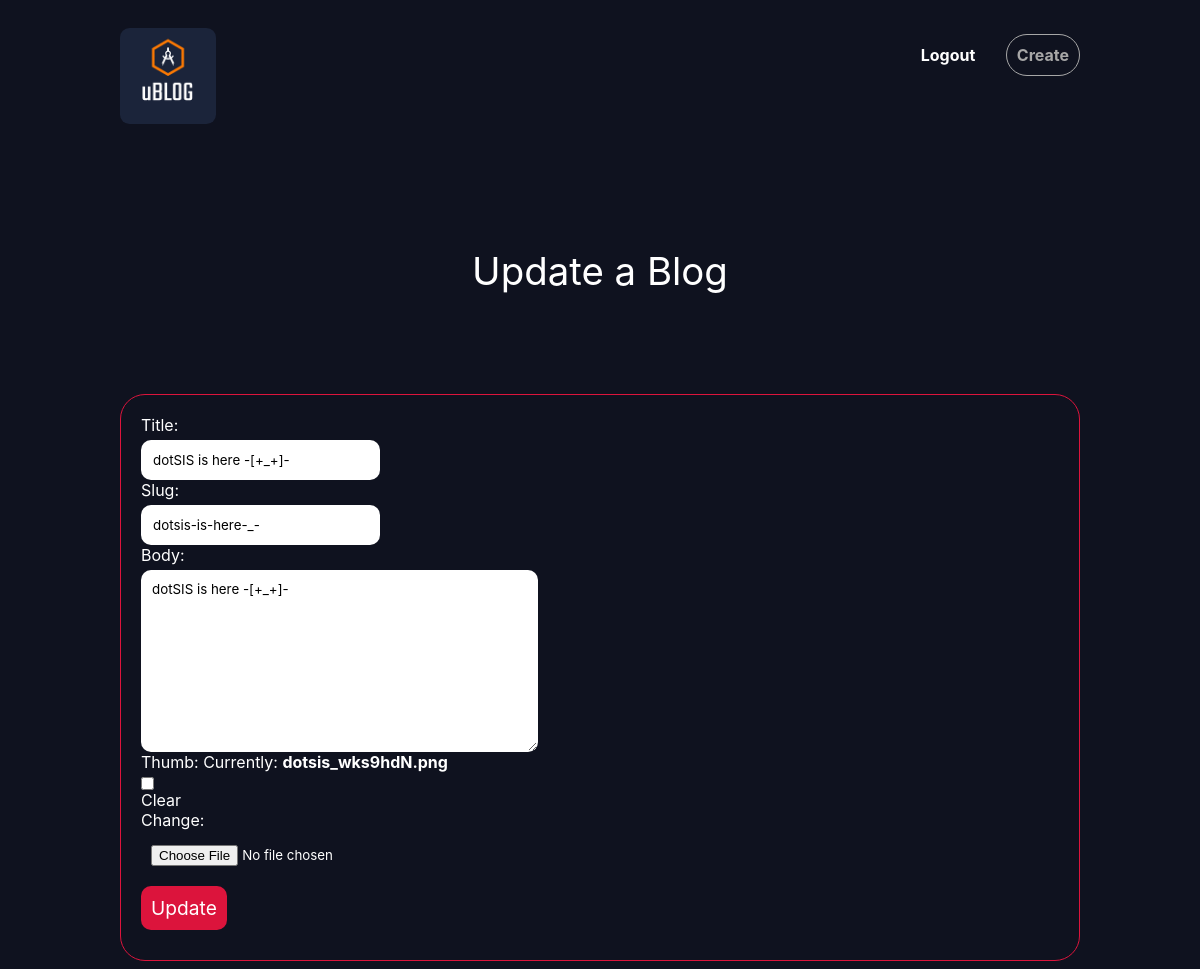
Before: /blogs/update/dotsis-is-here-_-/ (signed in) with the older database file.
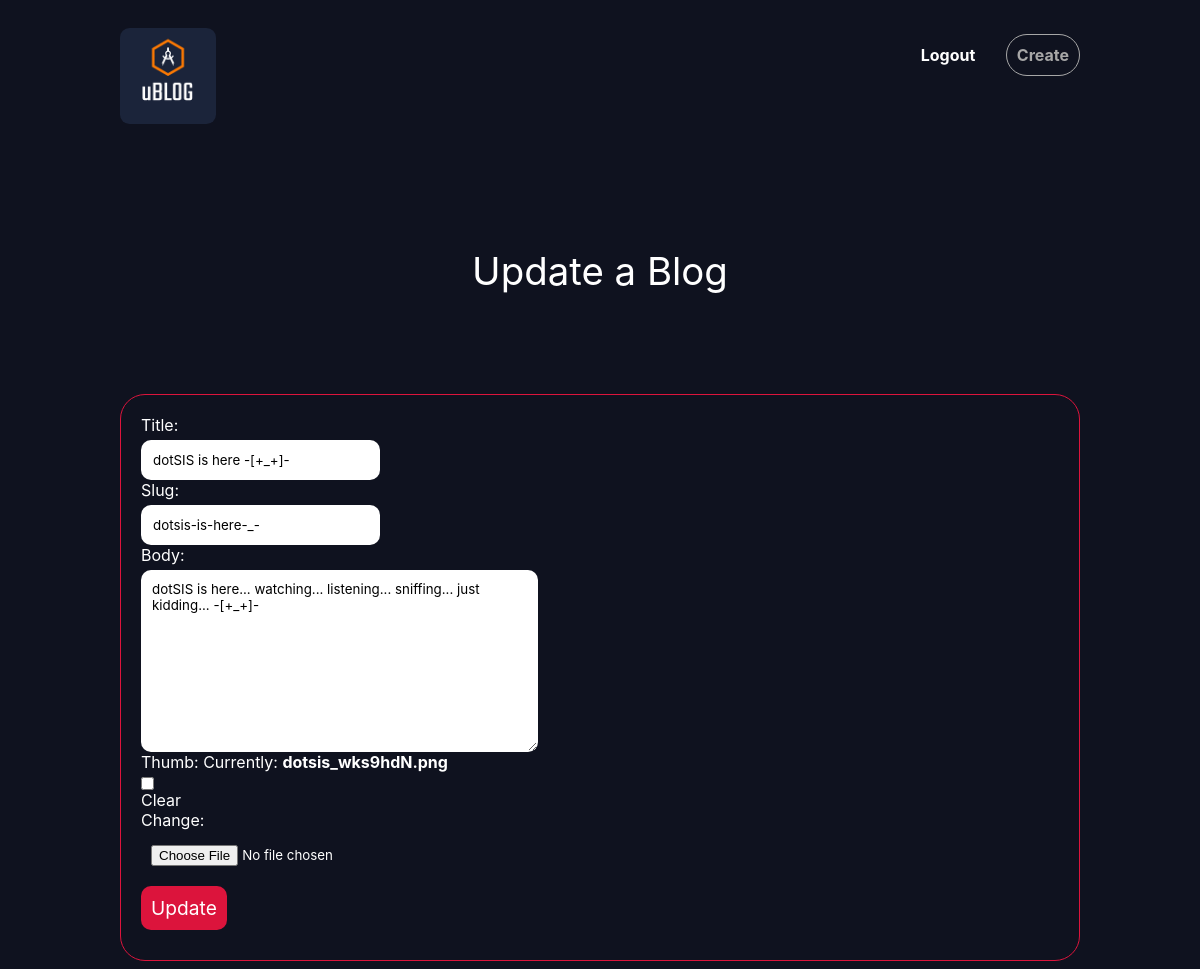
After: the same page with the newer database file.
### blogs/models.py (models this page shows, shortened)
class Blog(models.Model):
    title = models.CharField(max_length=100, blank=False, unique=True)
    slug = models.SlugField()
    body = models.TextField(blank=False)
    date = models.DateTimeField(auto_now_add=True)
    thumb = models.ImageField(default='default.png', blank=True)
    author = models.ForeignKey(User, default=None, on_delete=models.CASCADE)

### blogs/views.py (the view)
# urls.py: path('update/<slug>/', views.update_blog, name='update'),
@login_required(login_url="/accounts/login/")
def update_blog(request, slug):
    blog = Blog.objects.get(slug=slug)
    if request.method == 'POST':
        form = forms.UpdateBlog(request.POST, request.FILES, instance=blog)
        if form.is_valid():
            form.save()
            return redirect('blogs:blogs')
    else:
        form = forms.UpdateBlog(instance=blog)
        print(blog.author)
    return render(request, 'blogs/update.html', {'blog': blog ,'form': form})

### blogs/forms.py
class UpdateBlog(forms.ModelForm):
    class Meta:
        model = models.Blog
        fields = ['title', 'slug', 'body', 'thumb']

### blogs/templates/blogs/update.html (shortened to what this page needs)
{% extends 'base.html' %}
{% block content %}
    <div class="update-blog">
        <h1>Update a Blog</h1>
        <form action="{% url 'blogs:update' slug=blog.slug %}" class="site-form" method="post" enctype="multipart/form-data">
            {{ form }}
            <input type="submit" value="Update">
        </form>
    </div>
{% endblock %}

Changed rows visible on the page:
changed Blog "dotSIS is here -[+_+]-": body "dotSIS is here -[+_+]-" → "dotSIS is here... watching... listening... sniffing... just kidding... -[+_+]-"
